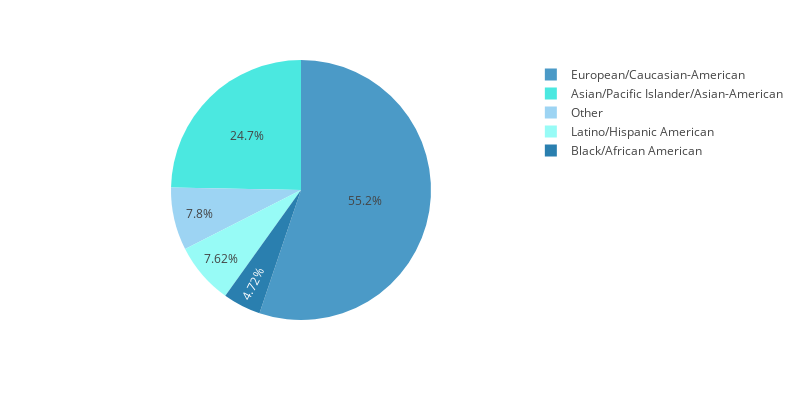

Write notebook code for a chart like this one.
### Markdown cell above
##### We observe that race is much more important for women than for men !

### 🧑🏼🤝🧑🏽 Repartition of the participants in fonction of their race

### Code cell
df['race'] = df['race'].apply(lambda x: 'Black/African American' if x==1.0
                    else 'European/Caucasian-American' if x==2.0
                    else 'Latino/Hispanic American' if x==3.0
                    else 'Asian/Pacific Islander/Asian-American' if x==4.0
                    else 'Native American' if x==5.0
                    else 'Other')
fig = px.pie(df, names='race', width=800, height=400)
fig.show()

### Figure 1 — Plotly figure (JSON) as saved in the notebook; plotly's stock layout.template omitted (floating-point values rounded to 4 significant figures; data arrays with more than 128 entries replaced by an {"elided": "..."} marker saying what was removed)
{"data": [{"domain": {"x": [0, 1], "y": [0, 1]}, "hovertemplate": "race=%{label}<extra></extra>", "labels": {"elided": "551 str values"}, "legendgroup": "", "name": "", "showlegend": true, "type": "pie"}], "layout": {"height": 400, "legend": {"tracegroupgap": 0}, "margin": {"t": 60}, "width": 800}}
